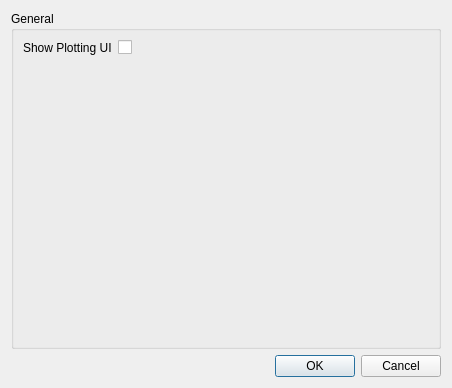
<?xml version="1.0" encoding="UTF-8"?>
<ui version="4.0">
 <class>Settings</class>
 <widget class="QDialog" name="Settings">
  <property name="windowModality">
   <enum>Qt::WindowModal</enum>
  </property>
  <property name="geometry">
   <rect>
    <x>0</x>
    <y>0</y>
    <width>452</width>
    <height>388</height>
   </rect>
  </property>
  <property name="windowTitle">
   <string>Settings</string>
  </property>
  <layout class="QVBoxLayout" name="verticalLayout">
   <item>
    <widget class="QGroupBox" name="groupBox_2">
     <property name="title">
      <string>General</string>
     </property>
     <layout class="QVBoxLayout" name="verticalLayout_3">
      <item>
       <layout class="QFormLayout" name="formLayout_2">
        <item row="0" column="0">
         <widget class="QLabel" name="label_3">
          <property name="text">
           <string>Show Plotting UI</string>
          </property>
         </widget>
        </item>
        <item row="0" column="1">
         <widget class="QCheckBox" name="plottinguicheckbox">
          <property name="text">
           <string/>
          </property>
         </widget>
        </item>
       </layout>
      </item>
     </layout>
    </widget>
   </item>
   <item>
    <widget class="QDialogButtonBox" name="buttonBox">
     <property name="orientation">
      <enum>Qt::Horizontal</enum>
     </property>
     <property name="standardButtons">
      <set>QDialogButtonBox::Cancel|QDialogButtonBox::Ok</set>
     </property>
    </widget>
   </item>
  </layout>
 </widget>
 <resources/>
 <connections>
  <connection>
   <sender>buttonBox</sender>
   <signal>accepted()</signal>
   <receiver>Settings</receiver>
   <slot>accept()</slot>
   <hints>
    <hint type="sourcelabel">
     <x>248</x>
     <y>254</y>
    </hint>
    <hint type="destinationlabel">
     <x>157</x>
     <y>274</y>
    </hint>
   </hints>
  </connection>
  <connection>
   <sender>buttonBox</sender>
   <signal>rejected()</signal>
   <receiver>Settings</receiver>
   <slot>reject()</slot>
   <hints>
    <hint type="sourcelabel">
     <x>316</x>
     <y>260</y>
    </hint>
    <hint type="destinationlabel">
     <x>286</x>
     <y>274</y>
    </hint>
   </hints>
  </connection>
 </connections>
</ui>
